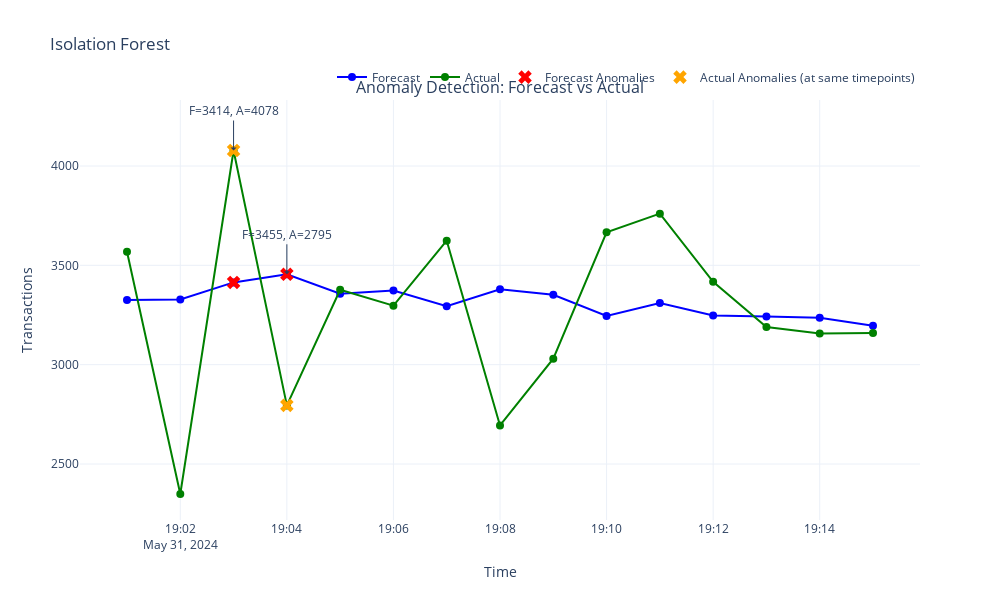

Notebook code cell kept with this figure:
### Markdown cell above
# Isolation Forest
Now we will use Isolation Forest to do some anomaly detection on the Actual and Forecasted values in the 15 minutes forecasted time window. We use also the isolation forest because we want to have also a model finding the anomalies. Also in the above method we didn't use the values but we used the rolling average, so this approach is quite different. We will also plot the the values while highlighting the points that were identified as anomalies.

### Code cell
df = forecast_df.copy()
actuals = 'Actual' in df.columns
if actuals:
    X = df[['Forecast', 'Actual']].values
    forest = IsolationForest(contamination=0.1, random_state=42)
    df['anomaly'] = forest.fit_predict(X)
    df['anomaly'] = df['anomaly'] == -1
    fig = make_subplots(rows=1, cols=1, 
                        subplot_titles=["Anomaly Detection: Forecast vs Actual"])
    
    fig.add_trace(
        go.Scatter(
            x=df['DATA ORA'],
            y=df['Forecast'],
            mode='lines+markers',
            name='Forecast',
            line=dict(color='blue'),
            marker=dict(size=8)
        )
    )
    
    fig.add_trace(
        go.Scatter(
            x=df['DATA ORA'],
            y=df['Actual'],
            mode='lines+markers',
            name='Actual',
            line=dict(color='green'),
            marker=dict(size=8)
        )
    )
    
    anomalies = df[df['anomaly']]
    fig.add_trace(
        go.Scatter(
            x=anomalies['DATA ORA'],
            y=anomalies['Forecast'],
            mode='markers',
            name='Forecast Anomalies',
            marker=dict(color='red', size=12, symbol='x')
        )
    )
    
    fig.add_trace(
        go.Scatter(
            x=anomalies['DATA ORA'],
            y=anomalies['Actual'],
            mode='markers',
            name='Actual Anomalies (at same timepoints)',
            marker=dict(color='orange', size=12, symbol='x')
        )
    )
    
    for index, row in anomalies.iterrows():
        fig.add_annotation(
            x=row['DATA ORA'],
            y=max(row['Forecast'], row['Actual']),
            text=f"F={row['Forecast']:.0f}, A={row['Actual']:.0f}",
            showarrow=True,
            arrowhead=1,
            ax=0,
            ay=-40
        )
    
else:
    X = df[['Forecast']].values
    
    forest = IsolationForest(contamination=0.1, random_state=42)
    df['anomaly'] = forest.fit_predict(X)
    
    df['anomaly'] = df['anomaly'] == -1
    
    fig = go.Figure()
    
    fig.add_trace(
        go.Scatter(
            x=df['DATA ORA'],
            y=df['Forecast'],
            mode='lines+markers',
            name='Forecast',
            line=dict(color='blue'),
            marker=dict(size=8)
        )
    )
    
    anomalies = df[df['anomaly']]
    fig.add_trace(
        go.Scatter(
            x=anomalies['DATA ORA'],
            y=anomalies['Forecast'],
            mode='markers',
            name='Forecast Anomalies',
            marker=dict(color='red', size=12, symbol='x')
        )
    )
    
    for index, row in anomalies.iterrows():
        fig.add_annotation(
            x=row['DATA ORA'],
            y=row['Forecast'],
            text=f"F={row['Forecast']:.0f}",
            showarrow=True,
            arrowhead=1,
            ax=0,
            ay=-40
        )

fig.update_layout(
    title='Isolation Forest',
    xaxis_title='Time',
    yaxis_title='Transactions',
    height=600,
    width=1000,
    template='plotly_white',
    legend=dict(orientation="h", yanchor="bottom", y=1.02, xanchor="right", x=1)
)

fig.show()
anomaly_count = df['anomaly'].sum()
if len(anomalies) > 0:
    display_cols = ['DATA ORA', 'Forecast']
    if actuals:
        display_cols.append('Actual')
    display(anomalies[display_cols])

### Figure 1 — Plotly figure (JSON) as saved in the notebook; plotly's stock layout.template omitted (floating-point values rounded to 4 significant figures)
{"data": [{"line": {"color": "blue"}, "marker": {"size": 8}, "mode": "lines+markers", "name": "Forecast", "type": "scatter", "x": ["2024-05-31T19:01:00", "2024-05-31T19:02:00", "2024-05-31T19:03:00", "2024-05-31T19:04:00", "2024-05-31T19:05:00", "2024-05-31T19:06:00", "2024-05-31T19:07:00", "2024-05-31T19:08:00", "2024-05-31T19:09:00", "2024-05-31T19:10:00", "2024-05-31T19:11:00", "2024-05-31T19:12:00", "2024-05-31T19:13:00", "2024-05-31T19:14:00", "2024-05-31T19:15:00"], "y": [3326, 3328, 3414, 3455, 3357, 3373, 3294, 3379, 3352, 3245, 3310, 3248, 3242, 3236, 3196]}, {"line": {"color": "green"}, "marker": {"size": 8}, "mode": "lines+markers", "name": "Actual", "type": "scatter", "x": ["2024-05-31T19:01:00", "2024-05-31T19:02:00", "2024-05-31T19:03:00", "2024-05-31T19:04:00", "2024-05-31T19:05:00", "2024-05-31T19:06:00", "2024-05-31T19:07:00", "2024-05-31T19:08:00", "2024-05-31T19:09:00", "2024-05-31T19:10:00", "2024-05-31T19:11:00", "2024-05-31T19:12:00", "2024-05-31T19:13:00", "2024-05-31T19:14:00", "2024-05-31T19:15:00"], "y": [3568, 2349, 4078, 2795, 3377, 3297, 3624, 2694, 3030, 3666, 3760, 3417, 3190, 3157, 3159]}, {"marker": {"color": "red", "size": 12, "symbol": "x"}, "mode": "markers", "name": "Forecast Anomalies", "type": "scatter", "x": ["2024-05-31T19:03:00", "2024-05-31T19:04:00"], "y": [3414, 3455]}, {"marker": {"color": "orange", "size": 12, "symbol": "x"}, "mode": "markers", "name": "Actual Anomalies (at same timepoints)", "type": "scatter", "x": ["2024-05-31T19:03:00", "2024-05-31T19:04:00"], "y": [4078, 2795]}], "layout": {"annotations": [{"font": {"size": 16}, "showarrow": false, "text": "Anomaly Detection: Forecast vs Actual", "x": 0.5, "xanchor": "center", "xref": "paper", "y": 1, "yanchor": "bottom", "yref": "paper"}, {"arrowhead": 1, "ax": 0, "ay": -40, "showarrow": true, "text": "F=3414, A=4078", "x": "2024-05-31T19:03:00", "y": 4078}, {"arrowhead": 1, "ax": 0, "ay": -40, "showarrow": true, "text": "F=3455, A=2795", "x": "2024-05-31T19:04:00", "y": 3455}], "height": 600, "legend": {"orientation": "h", "x": 1, "xanchor": "right", "y": 1.02, "yanchor": "bottom"}, "title": {"text": "Isolation Forest"}, "width": 1000, "xaxis": {"anchor": "y", "domain": [0, 1], "title": {"text": "Time"}}, "yaxis": {"anchor": "x", "domain": [0, 1], "title": {"text": "Transactions"}}}}
